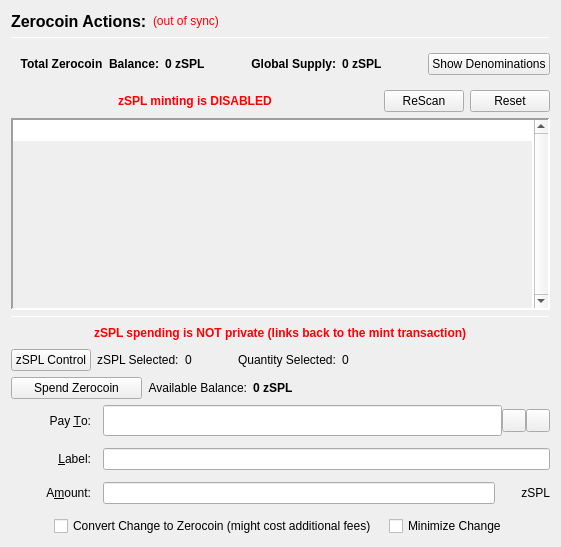
                  <widget class="QFrame" name="verticalFrameLeft">
                   <layout class="QVBoxLayout" name="verticalLayout_2">
                    <item>
                     <layout class="QVBoxLayout" name="verticalLayout_3">
                      <item>
                       <layout class="QHBoxLayout" name="horizontalLayout_3">
                        <item>
                         <widget class="QLabel" name="labelzSPLActions">
                          <property name="font">
                           <font>
                            <pointsize>12</pointsize>
                            <weight>75</weight>
                            <bold>true</bold>
                           </font>
                          </property>
                          <property name="text">
                           <string>Zerocoin Actions:</string>
                          </property>
                          <property name="alignment">
                           <set>Qt::AlignLeading|Qt::AlignLeft|Qt::AlignVCenter</set>
                          </property>
                         </widget>
                        </item>
                        <item>
                         <widget class="QLabel" name="labelzSPLSyncStatus">
                          <property name="toolTip">
                           <string>The displayed information may be out of date. Your wallet automatically synchronizes with the Simplicity network after a connection is established, but this process has not completed yet.</string>
                          </property>
                          <property name="styleSheet">
                           <string notr="true">QLabel { color: red; }</string>
                          </property>
                          <property name="text">
                           <string notr="true">(out of sync)</string>
                          </property>
                          <property name="alignment">
                           <set>Qt::AlignLeading|Qt::AlignLeft|Qt::AlignVCenter</set>
                          </property>
                         </widget>
                        </item>
                        <item>
                         <spacer name="horizontalSpacer">
                          <property name="orientation">
                           <enum>Qt::Horizontal</enum>
                          </property>
                          <property name="sizeHint" stdset="0">
                           <size>
                            <width>40</width>
                            <height>20</height>
                           </size>
                          </property>
                         </spacer>
                        </item>
                       </layout>
                      </item>
                      <item>
                       <widget class="Line" name="lineUpperLeft">
                        <property name="minimumSize">
                         <size>
                          <width>0</width>
                          <height>1</height>
                         </size>
                        </property>
                        <property name="maximumSize">
                         <size>
                          <width>16777215</width>
                          <height>1</height>
                         </size>
                        </property>
                        <property name="frameShadow">
                         <enum>QFrame::Sunken</enum>
                        </property>
                        <property name="orientation">
                         <enum>Qt::Horizontal</enum>
                        </property>
                       </widget>
                      </item>
                      <item>
                       <widget class="QFrame" name="balanceSupplyFrame">
                        <layout class="QHBoxLayout" name="horizontalLayout_2" stretch="0,0,0,1,0">
                         <property name="rightMargin">
                          <number>0</number>
                         </property>
                         <item>
                          <layout class="QHBoxLayout" name="horizontalLayout_34">
                           <item>
                            <widget class="QLabel" name="labelzAvailableText_3">
                             <property name="font">
                              <font>
                               <weight>75</weight>
                               <bold>true</bold>
                              </font>
                             </property>
                             <property name="toolTip">
                              <string>Total Balance including unconfirmed and immature zSPL</string>
                             </property>
                             <property name="text">
                              <string>Total Zerocoin  Balance:</string>
                             </property>
                             <property name="alignment">
                              <set>Qt::AlignRight|Qt::AlignTrailing|Qt::AlignVCenter</set>
                             </property>
                            </widget>
                           </item>
                           <item>
                            <widget class="QLabel" name="labelzAvailableAmount_4">
                             <property name="minimumSize">
                              <size>
                               <width>40</width>
                               <height>0</height>
                              </size>
                             </property>
                             <property name="font">
                              <font>
                               <weight>75</weight>
                               <bold>true</bold>
                              </font>
                             </property>
                             <property name="toolTip">
                              <string>Total Balance including unconfirmed and immature zSPL</string>
                             </property>
                             <property name="text">
                              <string>0 zSPL</string>
                             </property>
                             <property name="alignment">
                              <set>Qt::AlignLeading|Qt::AlignLeft|Qt::AlignVCenter</set>
                             </property>
                            </widget>
                           </item>
                          </layout>
                         </item>
                         <item>
                          <spacer name="horizontalSpacer_32">
                           <property name="orientation">
                            <enum>Qt::Horizontal</enum>
                           </property>
                           <property name="sizeHint" stdset="0">
                            <size>
                             <width>40</width>
                             <height>20</height>
                            </size>
                           </property>
                          </spacer>
                         </item>
                         <item>
                          <layout class="QHBoxLayout" name="horizontalLayout_35">
                           <item>
                            <widget class="QLabel" name="labelZsupplyText_2">
                             <property name="font">
                              <font>
                               <weight>75</weight>
                               <bold>true</bold>
                              </font>
                             </property>
                             <property name="text">
                              <string>Global Supply:</string>
                             </property>
                             <property name="alignment">
                              <set>Qt::AlignRight|Qt::AlignTrailing|Qt::AlignVCenter</set>
                             </property>
                            </widget>
                           </item>
                           <item>
                            <widget class="QLabel" name="labelZsupplyAmount_2">
                             <property name="font">
                              <font>
                               <weight>75</weight>
                               <bold>true</bold>
                              </font>
                             </property>
                             <property name="text">
                              <string>0 zSPL</string>
                             </property>
                            </widget>
                           </item>
                          </layout>
                         </item>
                         <item>
                          <spacer name="horizontalSpacer_31">
                           <property name="orientation">
                            <enum>Qt::Horizontal</enum>
                           </property>
                           <property name="sizeHint" stdset="0">
                            <size>
                             <width>40</width>
                             <height>20</height>
                            </size>
                           </property>
                          </spacer>
                         </item>
                         <item>
                          <widget class="QPushButton" name="pushButtonShowDenoms">
                           <property name="toolTip">
                            <string>Show zSPL denominations list</string>
                           </property>
                           <property name="text">
                            <string>Show Denominations</string>
                           </property>
                          </widget>
                         </item>
                        </layout>
                       </widget>
                      </item>
                      <item>
                       <layout class="QHBoxLayout" name="horizontalLayout_4">
                        <item>
                         <spacer name="horizontalSpacer_2">
                          <property name="orientation">
                           <enum>Qt::Horizontal</enum>
                          </property>
                          <property name="sizeHint" stdset="0">
                           <size>
                            <width>40</width>
                            <height>20</height>
                           </size>
                          </property>
                         </spacer>
                        </item>
                        <item>
                         <widget class="QLabel" name="label">
                          <property name="styleSheet">
                           <string notr="true">color: red;
font-weight: bold;</string>
                          </property>
                          <property name="text">
                           <string>zSPL minting is DISABLED</string>
                          </property>
                         </widget>
                        </item>
                        <item>
                         <spacer name="horizontalSpacer_3">
                          <property name="orientation">
                           <enum>Qt::Horizontal</enum>
                          </property>
                          <property name="sizeHint" stdset="0">
                           <size>
                            <width>40</width>
                            <height>20</height>
                           </size>
                          </property>
                         </spacer>
                        </item>
                        <item>
                         <widget class="QPushButton" name="pushButtonMintReset">
                          <property name="maximumSize">
                           <size>
                            <width>80</width>
                            <height>16777215</height>
                           </size>
                          </property>
                          <property name="toolTip">
                           <string>Rescan the complete blockchain for  Zerocoin mints and their meta-data.</string>
                          </property>
                          <property name="text">
                           <string>ReScan</string>
                          </property>
                         </widget>
                        </item>
                        <item>
                         <widget class="QPushButton" name="pushButtonSpentReset">
                          <property name="maximumSize">
                           <size>
                            <width>80</width>
                            <height>16777215</height>
                           </size>
                          </property>
                          <property name="toolTip">
                           <string>Reset Zerocoin Wallet DB. Deletes transactions that did not make it into the blockchain.</string>
                          </property>
                          <property name="text">
                           <string>Reset</string>
                          </property>
                         </widget>
                        </item>
                       </layout>
                      </item>
                      <item>
                       <widget class="QPlainTextEdit" name="TEMintStatus">
                        <property name="font">
                         <font>
                          <pointsize>8</pointsize>
                         </font>
                        </property>
                        <property name="toolTip">
                         <string>Status and/or Mesages from the last Mint Action.</string>
                        </property>
                        <property name="frameShape">
                         <enum>QFrame::Panel</enum>
                        </property>
                        <property name="frameShadow">
                         <enum>QFrame::Sunken</enum>
                        </property>
                        <property name="lineWidth">
                         <number>2</number>
                        </property>
                        <property name="midLineWidth">
                         <number>2</number>
                        </property>
                        <property name="verticalScrollBarPolicy">
                         <enum>Qt::ScrollBarAlwaysOn</enum>
                        </property>
                        <property name="horizontalScrollBarPolicy">
                         <enum>Qt::ScrollBarAlwaysOff</enum>
                        </property>
                        <property name="readOnly">
                         <bool>true</bool>
                        </property>
                        <property name="plainText">
                         <string notr="true"/>
                        </property>
                        <property name="backgroundVisible">
                         <bool>true</bool>
                        </property>
                       </widget>
                      </item>
                      <item>
                       <widget class="Line" name="line">
                        <property name="minimumSize">
                         <size>
                          <width>0</width>
                          <height>1</height>
                         </size>
                        </property>
                        <property name="maximumSize">
                         <size>
                          <width>16777215</width>
                          <height>1</height>
                         </size>
                        </property>
                        <property name="orientation">
                         <enum>Qt::Horizontal</enum>
                        </property>
                       </widget>
                      </item>
                      <item>
                       <layout class="QHBoxLayout" name="horizontalLayout_7">
                        <item>
                         <spacer name="horizontalSpacer_18">
                          <property name="orientation">
                           <enum>Qt::Horizontal</enum>
                          </property>
                          <property name="sizeHint" stdset="0">
                           <size>
                            <width>40</width>
                            <height>20</height>
                           </size>
                          </property>
                         </spacer>
                        </item>
                        <item>
                         <widget class="QLabel" name="label_2">
                          <property name="styleSheet">
                           <string notr="true">color: red;
font-weight: bold;</string>
                          </property>
                          <property name="text">
                           <string>zSPL spending is NOT private (links back to the mint transaction)</string>
                          </property>
                         </widget>
                        </item>
                        <item>
                         <spacer name="horizontalSpacer_30">
                          <property name="orientation">
                           <enum>Qt::Horizontal</enum>
                          </property>
                          <property name="sizeHint" stdset="0">
                           <size>
                            <width>40</width>
                            <height>20</height>
                           </size>
                          </property>
                         </spacer>
                        </item>
                       </layout>
                      </item>
                      <item>
                       <layout class="QHBoxLayout" name="horizontalLayout_24">
                        <property name="leftMargin">
                         <number>0</number>
                        </property>
                        <property name="bottomMargin">
                         <number>0</number>
                        </property>
                        <item>
                         <widget class="QPushButton" name="pushButtonZSplControl">
                          <property name="text">
                           <string>zSPL Control</string>
                          </property>
                         </widget>
                        </item>
                        <item>
                         <widget class="QLabel" name="labelzSplSelected">
                          <property name="text">
                           <string>zSPL Selected:</string>
                          </property>
                         </widget>
                        </item>
                        <item>
                         <widget class="QLabel" name="labelzSplSelected_int">
                          <property name="text">
                           <string>0</string>
                          </property>
                         </widget>
                        </item>
                        <item>
                         <spacer name="horizontalSpacer_17">
                          <property name="orientation">
                           <enum>Qt::Horizontal</enum>
                          </property>
                          <property name="sizeType">
                           <enum>QSizePolicy::Fixed</enum>
                          </property>
                          <property name="sizeHint" stdset="0">
                           <size>
                            <width>40</width>
                            <height>20</height>
                           </size>
                          </property>
                         </spacer>
                        </item>
                        <item>
                         <widget class="QLabel" name="labelQuantitySelected">
                          <property name="text">
                           <string>Quantity Selected:</string>
                          </property>
                         </widget>
                        </item>
                        <item>
                         <widget class="QLabel" name="labelQuantitySelected_int">
                          <property name="text">
                           <string>0</string>
                          </property>
                         </widget>
                        </item>
                        <item>
                         <spacer name="horizontalSpacer_19">
                          <property name="orientation">
                           <enum>Qt::Horizontal</enum>
                          </property>
                          <property name="sizeHint" stdset="0">
                           <size>
                            <width>40</width>
                            <height>20</height>
                           </size>
                          </property>
                         </spacer>
                        </item>
                       </layout>
                      </item>
                      <item>
                       <layout class="QHBoxLayout" name="horizontalLayout_6">
                        <item>
                         <widget class="QPushButton" name="pushButtonSpendzSPL">
                          <property name="minimumSize">
                           <size>
                            <width>131</width>
                            <height>0</height>
                           </size>
                          </property>
                          <property name="toolTip">
                           <string>Spend Zerocoin. Without 'Pay To:' address creates payments to yourself.</string>
                          </property>
                          <property name="text">
                           <string>Spend Zerocoin</string>
                          </property>
                         </widget>
                        </item>
                        <item>
                         <widget class="QLabel" name="labelzSPLBalanceText">
                          <property name="toolTip">
                           <string>Available (mature and spendable) zSPL for spending</string>
                          </property>
                          <property name="text">
                           <string>Available Balance:</string>
                          </property>
                          <property name="alignment">
                           <set>Qt::AlignRight|Qt::AlignTrailing|Qt::AlignVCenter</set>
                          </property>
                         </widget>
                        </item>
                        <item>
                         <widget class="QLabel" name="labelzAvailableAmount_2">
                          <property name="font">
                           <font>
                            <weight>75</weight>
                            <bold>true</bold>
                           </font>
                          </property>
                          <property name="toolTip">
                           <string>Available (mature and spendable) zSPL for spending

zSPL are mature when they have more than 20 confirmations AND more than 2 mints of the same denomination after them were minted</string>
                          </property>
                          <property name="text">
                           <string>0 zSPL</string>
                          </property>
                          <property name="alignment">
                           <set>Qt::AlignLeading|Qt::AlignLeft|Qt::AlignVCenter</set>
                          </property>
                         </widget>
                        </item>
                        <item>
                         <spacer name="horizontalSpacer_4">
                          <property name="orientation">
                           <enum>Qt::Horizontal</enum>
                          </property>
                          <property name="sizeHint" stdset="0">
                           <size>
                            <width>40</width>
                            <height>20</height>
                           </size>
                          </property>
                         </spacer>
                        </item>
                       </layout>
                      </item>
                      <item>
                       <layout class="QGridLayout" name="gridLayout_7">
                        <property name="spacing">
                         <number>12</number>
                        </property>
                        <item row="0" column="0">
                         <widget class="QLabel" name="payToLabel">
                          <property name="minimumSize">
                           <size>
                            <width>80</width>
                            <height>0</height>
                           </size>
                          </property>
                          <property name="text">
                           <string>Pay &amp;To:</string>
                          </property>
                          <property name="alignment">
                           <set>Qt::AlignRight|Qt::AlignTrailing|Qt::AlignVCenter</set>
                          </property>
                          <property name="buddy">
                           <cstring>payTo</cstring>
                          </property>
                         </widget>
                        </item>
                        <item row="0" column="1">
                         <layout class="QHBoxLayout" name="payToLayout">
                          <property name="spacing">
                           <number>0</number>
                          </property>
                          <item>
                           <widget class="QValidatedLineEdit" name="payTo">
                            <property name="enabled">
                             <bool>true</bool>
                            </property>
                            <property name="minimumSize">
                             <size>
                              <width>0</width>
                              <height>31</height>
                             </size>
                            </property>
                            <property name="toolTip">
                             <string>The Simplicity address to send the payment to. Creates local payment to yourself when empty.</string>
                            </property>
                           </widget>
                          </item>
                          <item>
                           <widget class="QToolButton" name="addressBookButton">
                            <property name="toolTip">
                             <string>Choose previously used address</string>
                            </property>
                            <property name="text">
                             <string/>
                            </property>
                            <property name="icon">
                             <iconset resource="../simplicity.qrc">
                              <normaloff>:/icons/address-book</normaloff>:/icons/address-book</iconset>
                            </property>
                            <property name="shortcut">
                             <string>Alt+A</string>
                            </property>
                           </widget>
                          </item>
                          <item>
                           <widget class="QToolButton" name="pasteButton">
                            <property name="toolTip">
                             <string>Paste address from clipboard</string>
                            </property>
                            <property name="text">
                             <string/>
                            </property>
                            <property name="icon">
                             <iconset resource="../simplicity.qrc">
                              <normaloff>:/icons/editpaste</normaloff>:/icons/editpaste</iconset>
                            </property>
                            <property name="shortcut">
                             <string>Alt+P</string>
                            </property>
                           </widget>
                          </item>
                         </layout>
                        </item>
                        <item row="1" column="0">
                         <widget class="QLabel" name="labelLabel">
                          <property name="minimumSize">
                           <size>
                            <width>80</width>
                            <height>0</height>
                           </size>
                          </property>
                          <property name="text">
                           <string>&amp;Label:</string>
                          </property>
                          <property name="alignment">
                           <set>Qt::AlignRight|Qt::AlignTrailing|Qt::AlignVCenter</set>
                          </property>
                          <property name="buddy">
                           <cstring>addAsLabel</cstring>
                          </property>
                         </widget>
                        </item>
                        <item row="1" column="1">
                         <widget class="QLineEdit" name="addAsLabel">
                          <property name="toolTip">
                           <string>Enter a label for this address to add it to the list of used addresses</string>
                          </property>
                         </widget>
                        </item>
                        <item row="2" column="0">
                         <widget class="QLabel" name="amountLabel">
                          <property name="minimumSize">
                           <size>
                            <width>80</width>
                            <height>0</height>
                           </size>
                          </property>
                          <property name="text">
                           <string>A&amp;mount:</string>
                          </property>
                          <property name="alignment">
                           <set>Qt::AlignRight|Qt::AlignTrailing|Qt::AlignVCenter</set>
                          </property>
                          <property name="buddy">
                           <cstring>zSPLpayAmount</cstring>
                          </property>
                         </widget>
                        </item>
                        <item row="2" column="1">
                         <layout class="QHBoxLayout" name="horizontalLayout_9">
                          <property name="spacing">
                           <number>0</number>
                          </property>
                          <item>
                           <widget class="QLineEdit" name="zSPLpayAmount"/>
                          </item>
                          <item>
                           <widget class="QLabel" name="labelzSPL">
                            <property name="minimumSize">
                             <size>
                              <width>55</width>
                              <height>0</height>
                             </size>
                            </property>
                            <property name="text">
                             <string>zSPL</string>
                            </property>
                            <property name="alignment">
                             <set>Qt::AlignRight|Qt::AlignTrailing|Qt::AlignVCenter</set>
                            </property>
                           </widget>
                          </item>
                         </layout>
                        </item>
                        <item row="3" column="0" colspan="2">
                         <layout class="QHBoxLayout" name="horizontalLayout_10">
                          <item>
                           <spacer name="horizontalSpacer_5">
                            <property name="orientation">
                             <enum>Qt::Horizontal</enum>
                            </property>
                            <property name="sizeHint" stdset="0">
                             <size>
                              <width>40</width>
                              <height>20</height>
                             </size>
                            </property>
                           </spacer>
                          </item>
                          <item>
                           <widget class="QCheckBox" name="checkBoxMintChange">
                            <property name="sizePolicy">
                             <sizepolicy hsizetype="MinimumExpanding" vsizetype="Fixed">
                              <horstretch>0</horstretch>
                              <verstretch>0</verstretch>
                             </sizepolicy>
                            </property>
                            <property name="layoutDirection">
                             <enum>Qt::LeftToRight</enum>
                            </property>
                            <property name="text">
                             <string>Convert Change to Zerocoin (might cost additional fees)</string>
                            </property>
                           </widget>
                          </item>
                          <item>
                           <widget class="QCheckBox" name="checkBoxMinimizeChange">
                            <property name="toolTip">
                             <string>If checked, the wallet tries to minimize the returning change instead of minimizing the number of spent denominations.</string>
                            </property>
                            <property name="text">
                             <string>Minimize Change</string>
                            </property>
                           </widget>
                          </item>
                          <item>
                           <spacer name="horizontalSpacer_6">
                            <property name="orientation">
                             <enum>Qt::Horizontal</enum>
                            </property>
                            <property name="sizeHint" stdset="0">
                             <size>
                              <width>40</width>
                              <height>20</height>
                             </size>
                            </property>
                           </spacer>
                          </item>
                         </layout>
                        </item>
                       </layout>
                      </item>
                     </layout>
                    </item>
                   </layout>
                  </widget>
